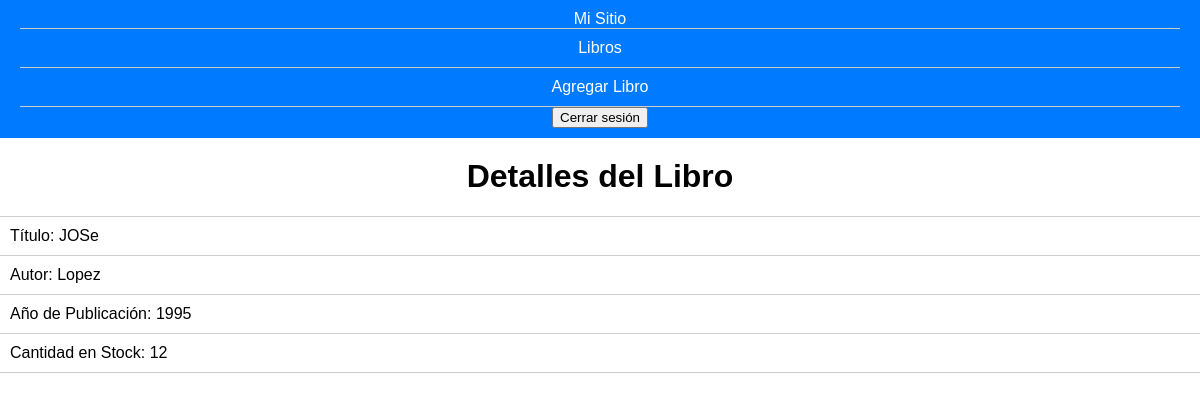
The page /libros/1/ (signed in) on the database its author committed.
### biblioteca/models.py (models this page shows, shortened)
class Libro(models.Model):
    titulo = models.CharField(max_length=200)
    autor = models.CharField(max_length=200)
    año_publi = models.PositiveIntegerField()
    stock = models.PositiveIntegerField()

### biblioteca/views.py (the view)
# urls.py: path('libros/<int:pk>/', DetallesLibroView.as_view(), name='detalles_libro'),
class DetallesLibroView(LoginRequiredMixin, DetailView):
    model = Libro
    template_name = 'detalles_libro.html'
    login_url = 'login'
    context_object_name = 'libro'

### biblioteca/templates/detalles_libro.html (shortened to what this page needs)
<!DOCTYPE html>
<html lang="es">
<head>
</head>
<body>
  {% include "nav_bar.html" %}
  <h1>Detalles del Libro</h1>
  <ul>
      <li>Título: {{ libro.titulo }}</li>
      <li>Autor: {{ libro.autor }}</li>
      <li>Año de Publicación: {{ libro.año_publi}}</li>
      <li>Cantidad en Stock: {{ libro.stock }}</li>
  </ul>
</body>
</html>

### biblioteca/templates/detalles_libro.html (style rules this page uses)
body { font-family: Arial, sans-serif; background-color: #f4f4f4; margin: 0; padding: 0; }
h1 { text-align: center; margin-top: 20px; }
ul { list-style-type: none; padding: 0; margin: 0; }
li { padding: 10px; border-bottom: 1px solid #ccc; }
li:first-child { border-top: 1px solid #ccc; }

### biblioteca/templates/nav_bar.html (style rules this page uses)
body { font-family: Arial, sans-serif; background-color: #fff; color: #000; margin: 0; padding: 0; }
h1 { text-align: center; margin-top: 20px; }
ul { list-style-type: none; padding: 0; margin: 0; }
li { padding: 10px; border-bottom: 1px solid #ccc; }

### rows shown on the page
Libro: titulo "JOSe", autor "Lopez", año_publi "1995", stock "12"
